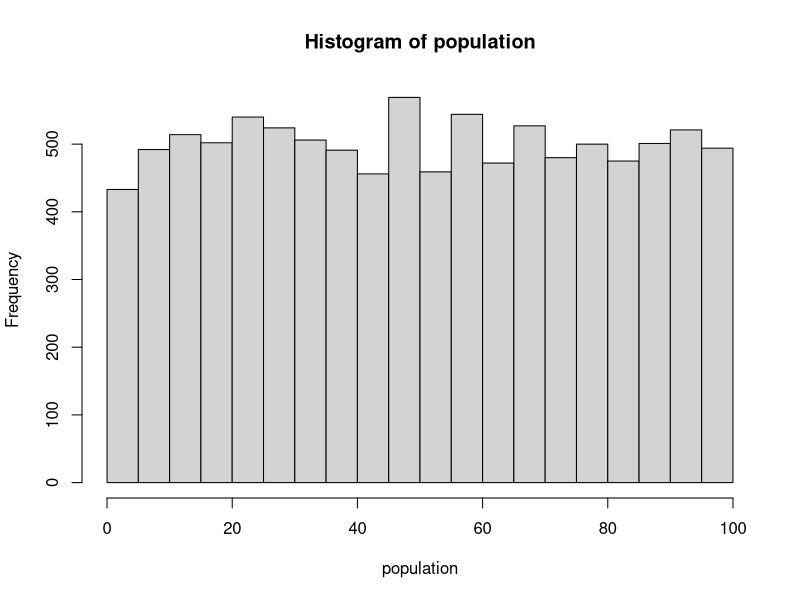
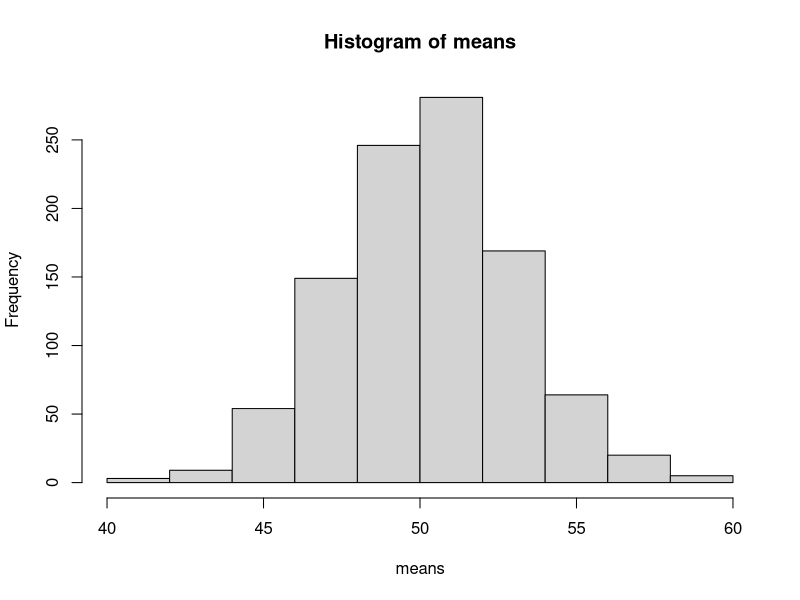

Generate these figures, in order, with R:
# Part 1: Generate random data to demonstrate the Central Limit Theorem

# Create a "population" of 10,000 values, uniformly distributed between 0 and 100
population <- runif(10000, 1, 100)

# Draw a histogran of your population to view its shape
hist(population)

# Use the `sample` function to draw 100 value from the population (without replacement)
value <- sample(population, 100, replace = FALSE)

# What is the difference between the mean of your population and the mean of your sample?

difference <- mean(population) - mean(value)

# Now take 1000 samples from your population, keeping track of the mean of each sample. 
# Feel free to do this in a loop, or writing a function an using lapply
means <- vector()
for (i in 1:1000) {
  s <- sample(population, 100, replace = FALSE)
  means <- c(means, mean(s))
}

# What is the difference between the mean of your means and the populaiton mean?

meanDiff <- mean(means) - mean(population)


# Draw a histogram of the means of your samples
hist(means)
